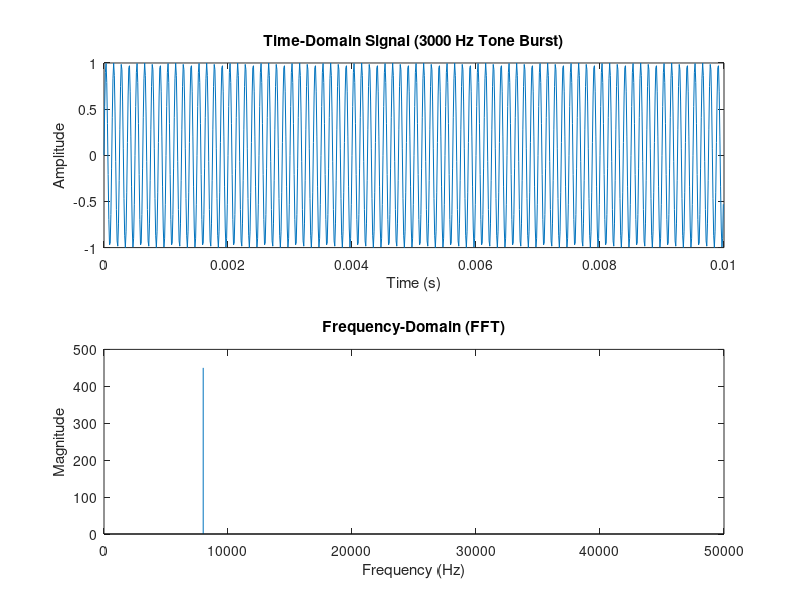

Write MATLAB code to recreate this figure. (Note: this script raises an error after producing the figure.)
% Parameters
Fs = 90000;                 % Sampling frequency (Hz)
T = 0.01;                   % Duration of the tone burst (seconds)
f_tone = 8000;              % Frequency of the tone (Hz)
t = 0:1/Fs:T-1/Fs;          % Time vector

% Generate the 3000 Hz tone burst signal
signal = sin(2*pi*f_tone*t);

% Compute the FFT of the signal
n = length(signal);         % Number of points in FFT
f = (0:n-1)*(Fs/n);         % Frequency vector
Y = fft(signal);            % FFT of the signal
Y_magnitude = abs(Y);       % Magnitude of FFT
Y_phase = angle(Y);         % Phase of FFT (in radians)

% Plot the time-domain signal
subplot(2, 1, 1);
plot(t, signal);
title('Time-Domain Signal (3000 Hz Tone Burst)');
xlabel('Time (s)');
ylabel('Amplitude');

% Plot the frequency-domain representation (FFT)
subplot(2, 1, 2);
stem(f(1:floor(n/2)), Y_magnitude(1:floor(n/2)), 'Marker', 'none');
title('Frequency-Domain (FFT)');
xlabel('Frequency (Hz)');
ylabel('Magnitude');

% Create a three-column table with frequency, magnitude, and phase angle data
freq_table = table(f(1:floor(n/2))', Y_magnitude(1:floor(n/2))', Y_phase(1:floor(n/2))', ...
    'VariableNames', {'Frequency (Hz)', 'Magnitude', 'Phase (radians)'});

% Display the table
disp(freq_table);
